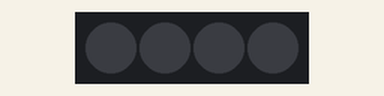
Simulated run of this sketch. Board: Arduino Uno, built with avr-gcc and run on an emulated ATmega328P. Shown: 4 RGB LEDs in strip order, left to right. Dim RGB values are drawn brighter than linear; random numbers use the default seed unless the sketch sets one.

Above: at 0.15 s.
At 5.91 s:
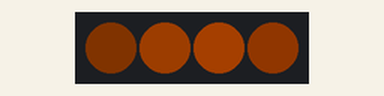
At 11.0 s:
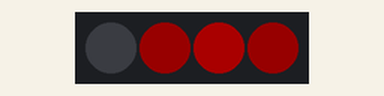
At 20.02 s:
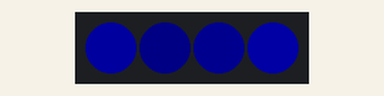
At 29.95 s:
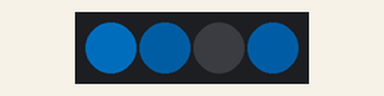
At 39.83 s:
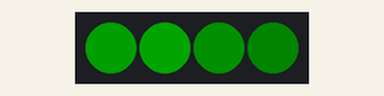
Timing chart, 0 to 40.0 s (numbered marks = the images above):
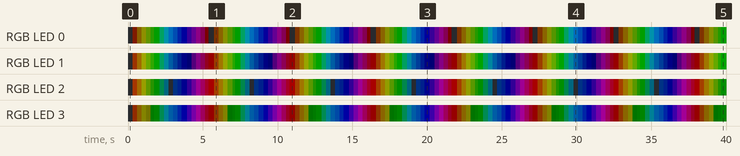

The sketch:

chasecycle.ino
```cpp
/** Ramp all of the pixels out of phase with each other
 *
 */
#include <Adafruit_NeoPixel.h>

#define PIN		6
#define NUM_PIXELS	4

Adafruit_NeoPixel pixels = Adafruit_NeoPixel(
	NUM_PIXELS,			// how many pixels on strip?
	PIN,				// output pin?
	NEO_GRB + NEO_KHZ800		// type of pixels?
);


const uint32_t colors[] = {
	0x2F0000,
	0x2F2F00,
	0x002F00,
	0x002F4F,
	0x00002F,
	0x2F002F,
};

// Input a value 0 to 255 to get a color value.
// The colours are a transition r - g - b - back to r.
uint32_t
Wheel(uint16_t WheelPos) {
	const unsigned num_colors = sizeof(colors) / sizeof(*colors);
	unsigned num1 = (WheelPos / 256) % num_colors;
	unsigned num2 = (num1 + 1) % num_colors;
	uint32_t c1 = colors[num1];
	uint32_t c2 = colors[num2];
	unsigned ratio2 = WheelPos % 256;
	unsigned ratio1 = 255 - ratio2;

	unsigned r1 = (c1 >> 16) & 0xFF;
	unsigned g1 = (c1 >>  8) & 0xFF;
	unsigned b1 = (c1 >>  0) & 0xFF;
	unsigned r2 = (c2 >> 16) & 0xFF;
	unsigned g2 = (c2 >>  8) & 0xFF;
	unsigned b2 = (c2 >>  0) & 0xFF;

	uint32_t r = ((r1 * ratio1 + r2 * ratio2) / 256) & 0xFF;
	uint32_t g = ((g1 * ratio1 + g2 * ratio2) / 256) & 0xFF;
	uint32_t b = ((b1 * ratio1 + b2 * ratio2) / 256) & 0xFF;

	return (r << 16) | (g << 8) | (b << 0);
}


int bright[NUM_PIXELS];

void setup() {
	pixels.begin();

	// turn off all the pixels
	for(int i = 0 ; i < NUM_PIXELS ; i++)
	{
		pixels.setPixelColor(i, 0, 0, 0);
		bright[i] = i * 512 / NUM_PIXELS;
	}
}


unsigned phase;
unsigned color_phase;

void loop() {
	delay(10);
	uint32_t color = Wheel(color_phase += 3);

	for (unsigned i = 0 ; i < NUM_PIXELS ; i++)
	{
		// make the one pixel be bright and smoothly color shifting
		int r = (color >> 16) & 0xFF;
		int g = (color >>  8) & 0xFF;
		int b = (color >>  0) & 0xFF;

		// ramp the brightness up and down
		bright[i] = (bright[i] + 1) % 512;
		int v = bright[i];
		if (v >= 256)
			v = 511 - v;

		r = (r * v) / 256;
		g = (g * v) / 256;
		b = (b * v) / 256;

		pixels.setPixelColor(i, r, g, b);
		//pixels.setPixelColor(i, 0, 10, 0);
	}

	// add some random sparkles
	if (random(1000) < 2)
		pixels.setPixelColor(random(NUM_PIXELS), 255, 255, 255);

	pixels.show();
}
```

Measured:
- by itself, RGB LED 3: off → RGB(17, 5, 0) at 0.31 s, → RGB(12, 8, 0) 0.31 s later, → RGB(7, 7, 0) 0.31 s later, → RGB(1, 1, 0) 0.31 s later, … (132 changes in this stretch)
- by itself, RGB LED 0: off → RGB(5, 1, 0) at 0.31 s, → RGB(10, 7, 0) 0.31 s later, → RGB(15, 15, 0) 0.31 s later, → RGB(13, 20, 0) 0.31 s later, … (132 changes in this stretch)
